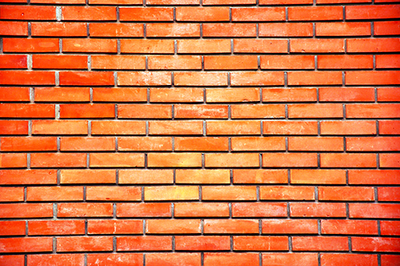
#> input picture images/bricks.png, 400 x 266 px
$ python edge_detection_canny.py --image images/bricks.png
#> lines starting #> are read from the running program, lines starting #| are printed output that depends on the picture
# Usage
# python edge_detection_canny --image "image file"

# import the necessary packages
import argparse
import cv2 as cv

# construt an argparser to parse the arguments
ap = argparse.ArgumentParser()
ap.add_argument("-i", "--image", required=True, help="path to input image", type=str)
args = vars(ap.parse_args())

# load the image and convert it to gray scale and display it on the screen
# blurr it slightly using
image = cv.imread(args["image"])
#> image is the input picture: shape (266, 400, 3); mean B, G, R 66.4, 117, 216.7
gray = cv.cvtColor(image, cv.COLOR_BGR2GRAY)
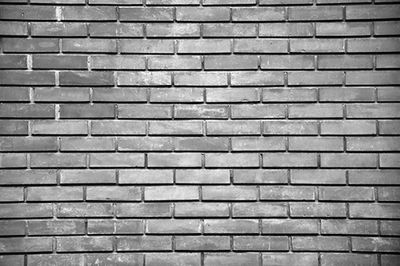
#> gray: shape (266, 400); min 0, max 255, mean 141
blurred = cv.GaussianBlur(gray, (5, 5), 0)
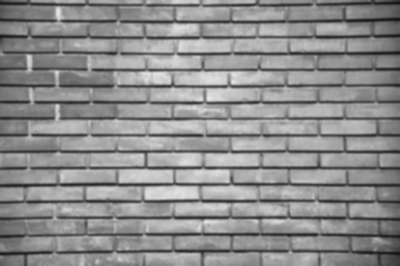
#> blurred: shape (266, 400); min 18, max 234, mean 141
cv.imshow("gray", image)
cv.imshow("Blurred", blurred)

# compute a wide, mid and tight threshold for the edges
# using the canny edge detector
wide = cv.Canny(blurred, 10, 200)
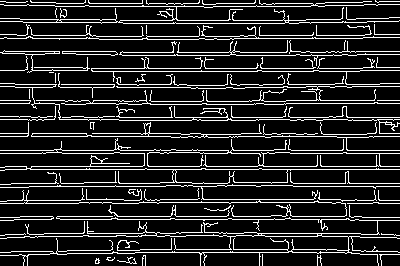
#> wide: shape (266, 400); 14.5% white in thin lines or dots
mid = cv.Canny(blurred, 30, 150)
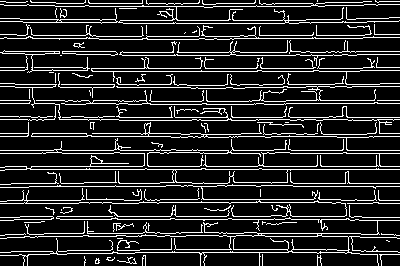
#> mid: shape (266, 400); 14.9% white in thin lines or dots
tight = cv.Canny(blurred, 240, 250)
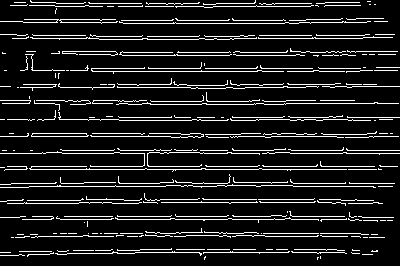
#> tight: shape (266, 400); 11% white in thin lines or dots

# show the output Canny edge maps
cv.imshow("Wide", wide)
cv.imshow("Mid", mid)
cv.imshow("tight", tight)
cv.waitKey(0)
